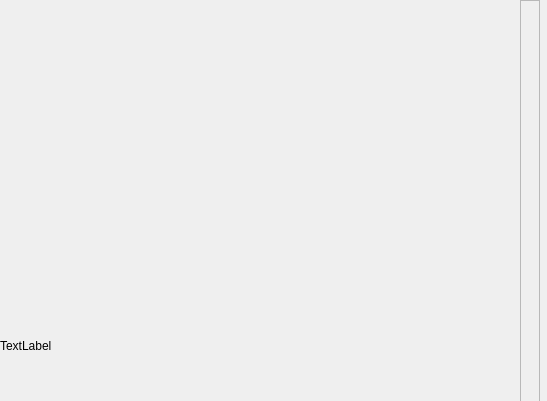
<?xml version="1.0" encoding="UTF-8"?>
<ui version="4.0">
 <class>DialogBox</class>
 <widget class="QDialog" name="DialogBox">
  <property name="geometry">
   <rect>
    <x>0</x>
    <y>0</y>
    <width>547</width>
    <height>401</height>
   </rect>
  </property>
  <property name="windowTitle">
   <string>Resume </string>
  </property>
  <property name="windowIcon">
   <iconset resource="Resource.qrc">
    <normaloff>:/ImageResource/resume.png</normaloff>:/ImageResource/resume.png</iconset>
  </property>
  <widget class="QLabel" name="label">
   <property name="geometry">
    <rect>
     <x>0</x>
     <y>0</y>
     <width>541</width>
     <height>691</height>
    </rect>
   </property>
   <property name="text">
    <string>TextLabel</string>
   </property>
  </widget>
  <widget class="QScrollArea" name="scrollArea">
   <property name="geometry">
    <rect>
     <x>520</x>
     <y>0</y>
     <width>20</width>
     <height>511</height>
    </rect>
   </property>
   <property name="widgetResizable">
    <bool>true</bool>
   </property>
   <widget class="QWidget" name="scrollAreaWidgetContents">
    <property name="geometry">
     <rect>
      <x>0</x>
      <y>0</y>
      <width>18</width>
      <height>509</height>
     </rect>
    </property>
   </widget>
  </widget>
 </widget>
 <resources>
  <include location="Resource.qrc"/>
 </resources>
 <connections/>
</ui>
